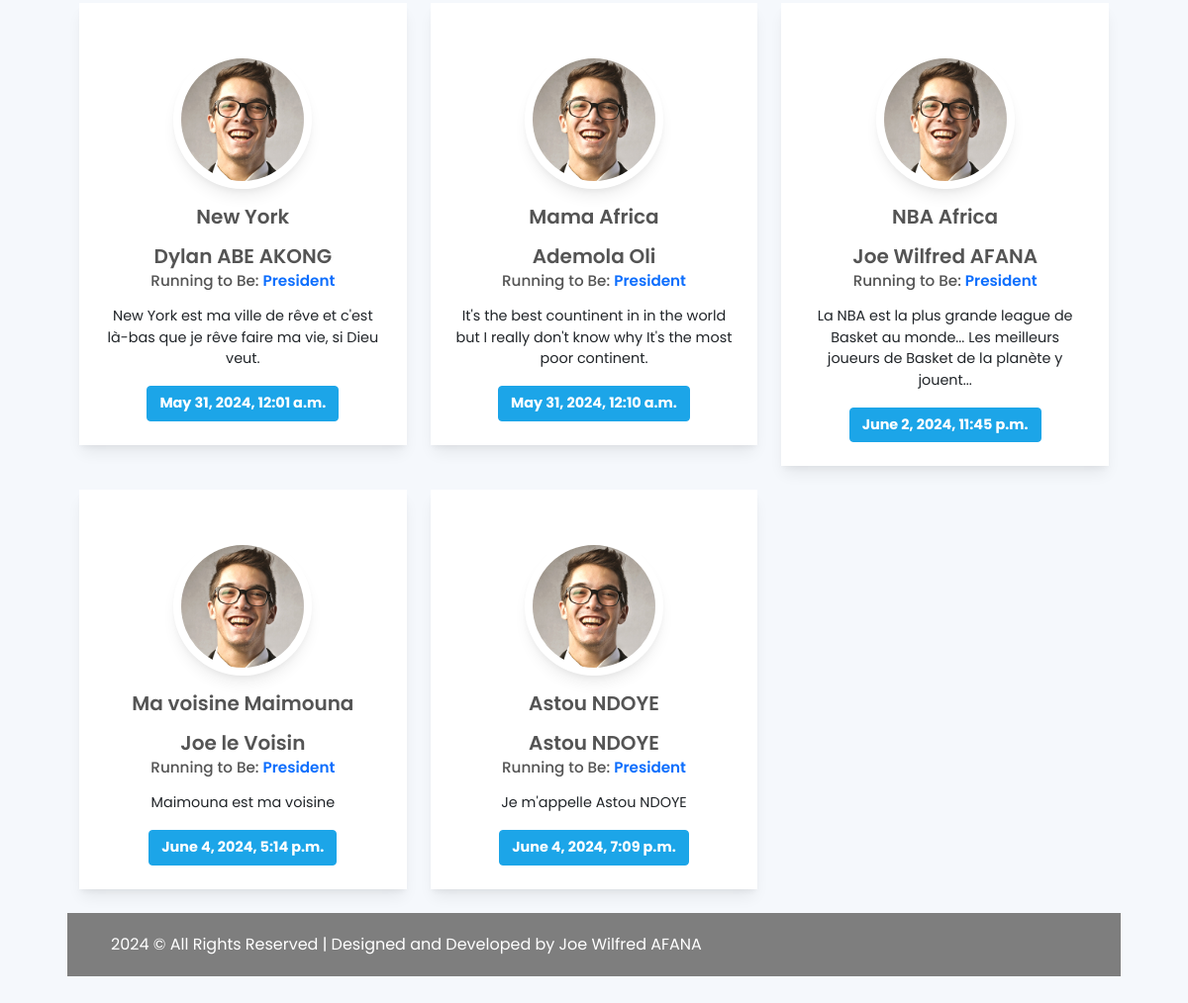
Before: / (lower part) with the older database file.
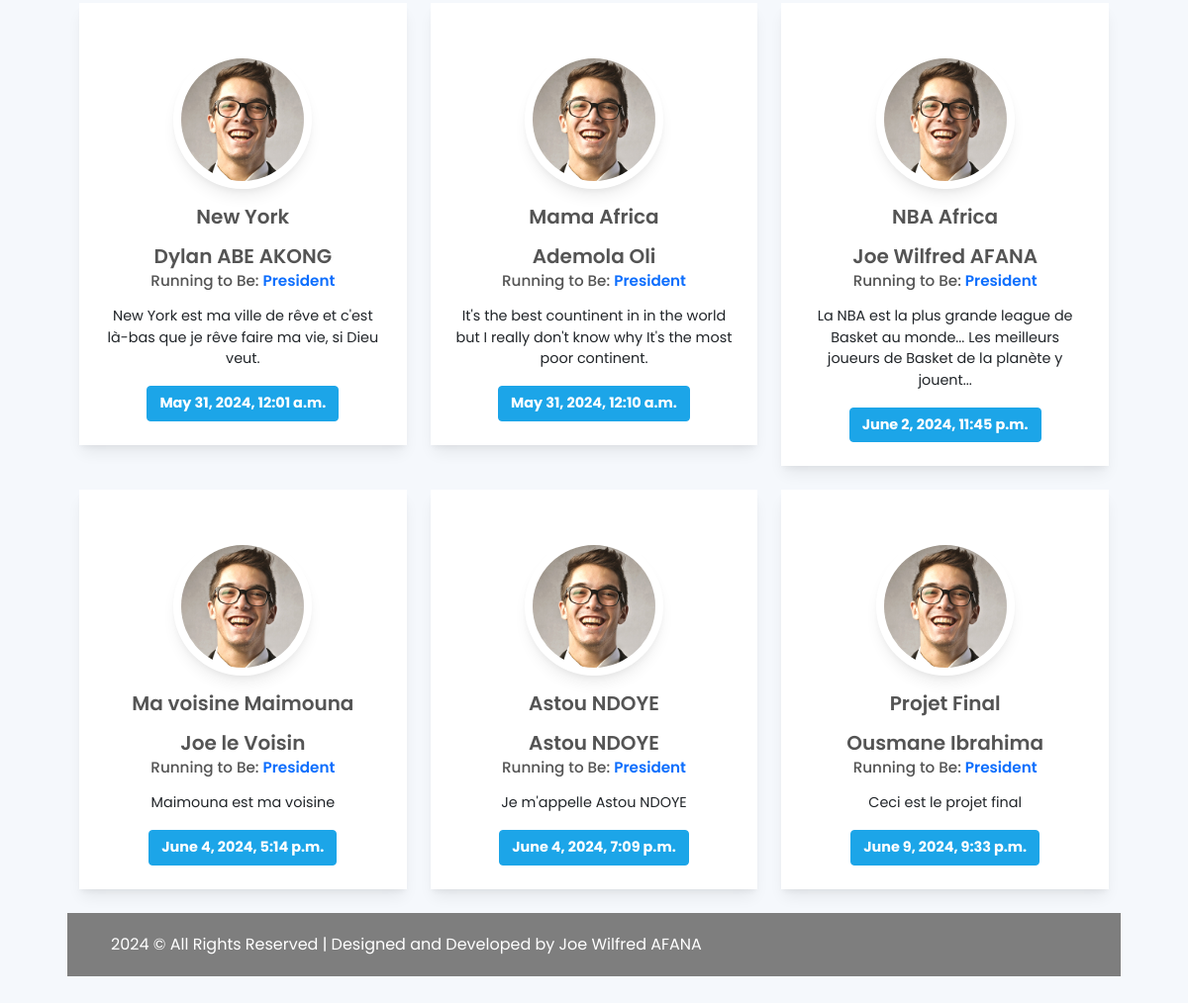
After: the same page with the newer database file.
### display/models.py (models this page shows)
class BlogPost(models.Model):
    title = models.CharField(max_length=100)
    content = models.TextField(max_length=10000)
    author = models.CharField(max_length=100)
    pub_date = models.DateTimeField('date published')

### display/views.py (the view)
# urls.py: path('', views.show_posts, name='index'),
def show_posts(request):
    posts = BlogPost.objects.all()
    return render(request, 'index.html', {'posts': posts})

### templates/index.html (shortened to what this page needs)
{% load static %}
<!doctype html>
    <html lang="en">
    <head>
        <link rel="stylesheet" href=" {% static 'playground/assets/css/bootstrap.min.css'%}">
        <link rel="stylesheet" href="https://cdn.jsdelivr.net/npm/bootstrap-icons@1.9.1/font/bootstrap-icons.css">
        <link rel="stylesheet" type="text/css" href="{% static 'playground/assets/css/style.css' %}" />
    </head>
    <body>
        <div class="container-xl big-padding">
            <div class="row">
                {% for post in posts %}
                <div class="col-lg-4 col-md-6">
                    <div class="text-white text-center mb-4 votcard shadow-md bg-white p-4 pt-5">
                        <img class="rounded-pill shadow-md p-2" src="{% static 'playground/assets/images/testimonial/member-01.jpg' %}" alt="">
                        <h4 class="mt-3 fs-5 mb-1 fw-bold">{{ post.title }}</h4>
                        <h5 class="mt-3 fs-5 mb-1 fw-bold">{{ post.author }}</h5>
                        <h6 class="fs-7">Running to Be: <span class="text-primary fw-bold">President</span></h6>
                        <p class="text-dark mt-3 mb-3 fs-8">{{ post.content }}</p>
                        <button data-bs-toggle="modal" data-bs-target="#exampleModal" class="btn btn-primary fw-bolder fs-8">{{ post.pub_date }}</button><br>
                    </div>
                </div>
                {% endfor %}
        <div class="copy">
            <div class="container">
                <a href="https://www.smarteyeapps.com/">2024 &copy; All Rights Reserved | Designed and Developed by Joe Wilfred AFANA</a>
                <span>
                    <a href=""></a>
                    <a href=""></a>
                    <a href="https://in.pinterest.com/prabnr/pins/"></a>
                    <a href="https://twitter.com/prabinraja89"></a>
                    <a href="https://www.facebook.com/freewebtemplatesbysmarteye"></a>
                </span>
            </div>
        </div>
</html>

### static/playground/assets/css/style.css (style rules this page uses)
.text-primary { color: #1ca5e8; }
* { margin: 0px; padding: 0px; list-style: none; }
img { max-width: 100%; }
a { text-decoration: none; outline: none; color: #444; }
html, body { height: 100%; font-family: "Poppins"; }
p { margin-bottom: 0px; width: 100%; }
::placeholder { color: #747f8a !important; font-size: 13px; opacity: 0.5 !important; }
h1, h2, h3, h4, h5, h6 { color: #545454; }
body { background-color: #f5f8fc !important; -webkit-font-smoothing: antialiased; -moz-osx-font-smoothing: grayscale; text-rendering: optimizeLegibility; color: #6A6A6A; overflow-x: hidden; }
.btn-primary { background-color: #1ca5e8; border-color: #1ca5e8; }
.container { max-width: 1170px; }
.big-padding { padding: 50px; }
.shadow-md { box-shadow: 0 10px 15px -3px rgba(0, 0, 0, 0.07), 0 4px 6px -2px rgba(0, 0, 0, 0.05); }
.fs-7 { font-size: 0.95rem; }
.fs-8 { font-size: 0.9rem; }
.fw-bold { font-weight: 600 !important; }
.copy { padding: 20px; background-color: #7e7e7e; color: #FFF; }
.copy a { color: #FFF; }
.copy span { float: right; }
.votcard img { width: 140px; }

Changed rows visible on the page:
added BlogPost: title "Projet Final", author "Ousmane Ibrahima", content "Ceci est le projet final", pub_date "June 9, 2024, 9:33 p.m."
